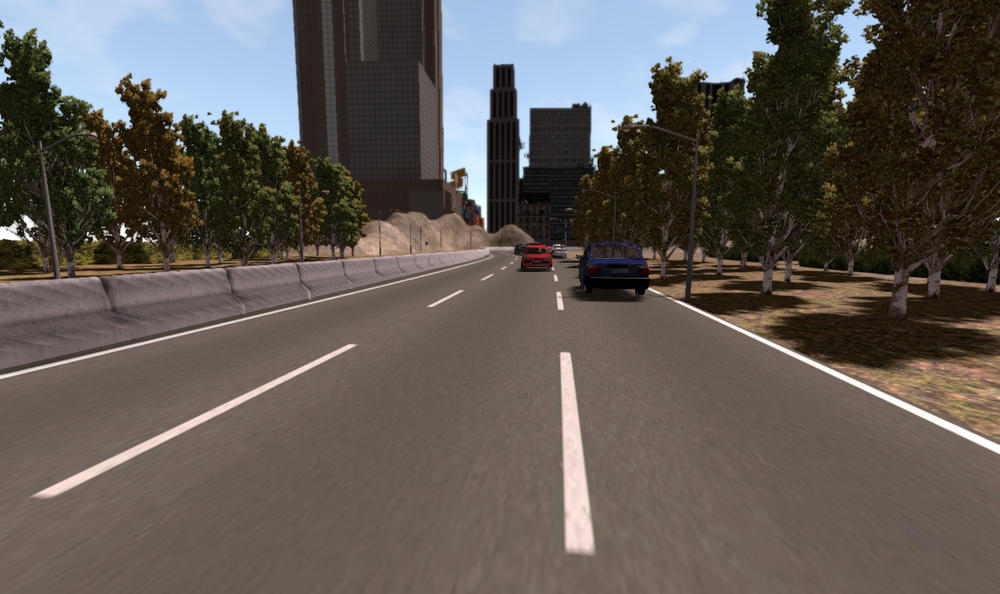
#> input picture 001109.png, 1000 x 594 px, shrunk from 1280 x 760 before the run
$ jupyter execute hough-transform_imp1.ipynb   (shell and % lines are left out)
#> lines starting #> are read from the running program, lines starting #| are printed output that depends on the picture; after the words box and inside, x2 and y2 are one past the last pixel; in counts of white or black regions, pixels touching at a corner belong together
[cell 1]
import numpy as np
import cv2
import math
import matplotlib.pyplot as plt

[cell 2]
print('ok1')

[cell 3]
lines_are_white=True,
value_threshold=5
imgpath = '001109.png'
img = cv2.imread(imgpath)
#> img is the input picture: shape (594, 1000, 3); mean B, G, R 84.8, 89.8, 96.4
if img.ndim == 3:
    img = cv2.cvtColor(img, cv2.COLOR_RGB2GRAY)
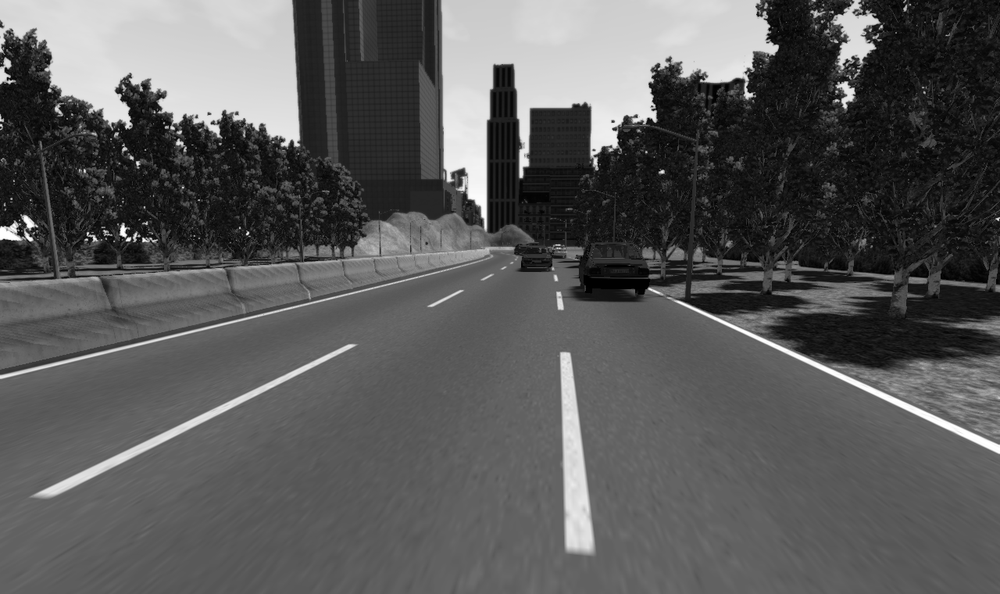
#> img: shape (594, 1000); min 0, max 255, mean 89.1
# Création du Rho and Theta ranges
theta_range = np.arange(-90, 90, 1)
thetas = np.deg2rad(theta_range)
width, height = img.shape
#> width = 594; height = 1000
diag_len = int(round(math.sqrt(width * width + height * height)))
#> diag_len = 1163
rhos = np.linspace(-diag_len, diag_len, diag_len * 2)
#> rhos = 2326 values from -1163 to 1163

# Mettre en cache certaines valeurs réutilisables
cos_t = np.cos(thetas)
sin_t = np.sin(thetas)
num_thetas = len(thetas)
# Calcul du tableau d'accumulateurs de Heta vs RHO
accumulator = np.zeros((2 * diag_len, num_thetas), dtype=np.uint8)
# (row, col) indexe ----> arrêts
are_edges = img > value_threshold if lines_are_white else img < value_threshold
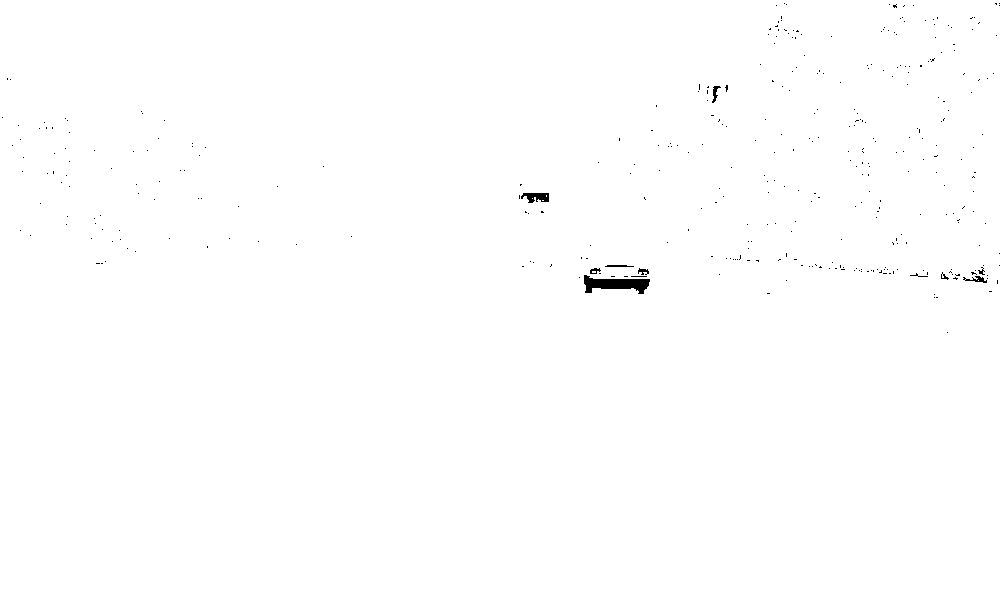
#> are_edges: shape (594, 1000) bool; 99.7% white; 366 black regions (356 under 20 px), largest, box (x1, y1, x2, y2) and area: (584, 275, 650, 294) 708, (521, 193, 549, 203) 196, (963, 276, 987, 283) 74
y_idxs, x_idxs = np.nonzero(are_edges)

# Vote
for i in range(len(x_idxs)):
    x = x_idxs[i]
    y = y_idxs[i]

    for t_idx in range(num_thetas):
        # Calculate rho. diag_len is added for a positive index
        rho = diag_len + int(round(x * cos_t[t_idx] + y * sin_t[t_idx]))
        accumulator[rho, t_idx] += 1
